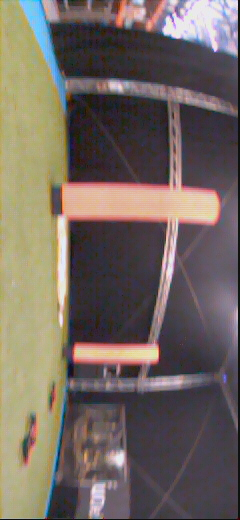
#> input picture TestAreaPythonComputerVision/image_folder4/309486536.jpg, 240 x 520 px; its folder holds only this picture in this run
$ python Stef_Canny.py
#> lines starting #> are read from the running program, lines starting #| are printed output that depends on the picture
import cv2
import numpy as np
import glob
#from sklearn.model_selection import train_test_split
#from sklearn.tree import export_text
from random import randrange
import time
import math

#images = glob.glob( './flying_images/*.jpg', recursive=True)
#images = glob.glob(r'C:\Users\stefh\Documents\low_to_the_ground_images\20250314-121408\*.jpg', recursive=True)
#images = glob.glob(r'\home\armin\Documents\MAV\TestAreaPythonComputerVision\*.jpg', recursive=True)
images = glob.glob(r'/home/armin/Documents/MAV/TestAreaPythonComputerVision/image_folder4/*.jpg', recursive=True)

average_pixels = 20
worst_pixel_range = 100
length_cutoff = 100

for f in images:
    img = cv2.imread(f)
#> img is the input picture: shape (520, 240, 3); mean B, G, R 97, 104.1, 115.1

    #Rotate the image 90 degrees counter clockwise
    img = cv2.rotate(img, cv2.ROTATE_90_COUNTERCLOCKWISE)
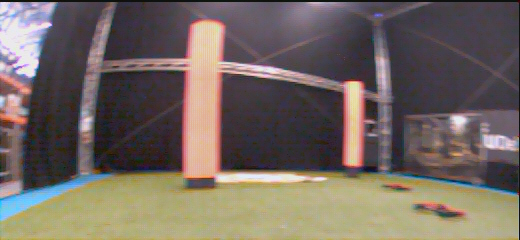
#> img: shape (240, 520, 3); mean B, G, R 97, 104.1, 115.1

    # Create a copy of the image
    img_copy = img.copy()

    #Apply a guassian blur to the image
    img = cv2.GaussianBlur(img, (7, 7), 0)
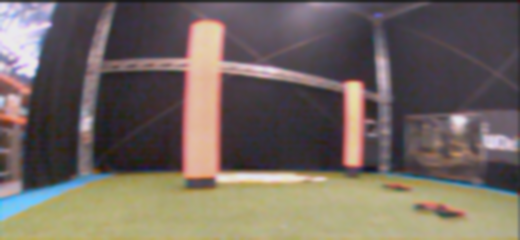
#> img: shape (240, 520, 3); mean B, G, R 97.1, 104.2, 115.2

    # Apply canny edge
    edges = cv2.Canny(img, 50, 130)
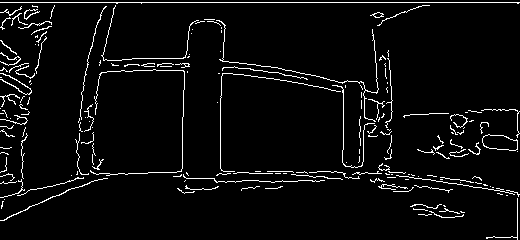
#> edges: shape (240, 520); 4.6% white in thin lines or dots

    # show the edges image
    #cv2.imshow('edges', edges)

    coordinate_list = []

    # Draw the lines from the bottom of the screen untill the first edge
    for i in range(0, edges.shape[1]):
        highestLength = 0

        for j in range(edges.shape[0] - 1, 0, -1):
            length = edges.shape[0] - j

            if(length > highestLength):
                highestLength = length

            #coordinate_list.append((i, j, length))

            # If the pixel is white, draw a line from the bottom of the screen to the pixel
            if(length > length_cutoff):
                 continue

            if (edges[j][i] == 255):
                cv2.line(img_copy, (i, edges.shape[0]), (i, j), (255, 0, 255), 1)
                break

        if(highestLength > length_cutoff):
            continue

        coordinate_list.append((i, highestLength))
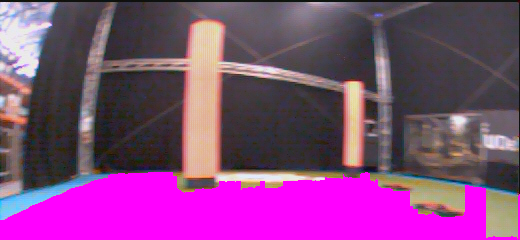
#> img_copy: shape (240, 520, 3); mean B, G, R 123.6, 69.8, 130.6
#> after the loop, coordinate_list = 520 pairs, first value 0 to 519, second value 1 to 68
    #print(coordinate_list)

    X_vec = []
    X_vec_worst = []
    for x_index in range(0, math.ceil(len(coordinate_list)/average_pixels)):
        average = 0
        for i in range(0, average_pixels):
            if(x_index*average_pixels+i < len(coordinate_list)):
                average += coordinate_list[x_index*average_pixels+i][1]
        average = average/average_pixels
        X_vec.append((average, x_index))
#> this loop made 26 passes
#> average on passes 1 to 12: 23.4, 32.9, 41.8, 50.35, 57.55, 64.25, 66.85, 67.6, 64.65, 48.9, 52.05, 58.85
#> after the loop, X_vec = 26 pairs, first value 7.2 to 67.6, second value 0 to 25
        #y_vec.append(1)

    #For the worst case
    for x_index in range(0, math.ceil(len(coordinate_list)/worst_pixel_range)):
        average = 0
        for i in range(0, average_pixels):
            if(x_index*worst_pixel_range+i < len(coordinate_list)):
                average += coordinate_list[x_index*worst_pixel_range+i][1]
        average = average/worst_pixel_range
        X_vec_worst.append((average, x_index))
#> this loop made 6 passes
#> average on passes 1 to 6: 4.68, 12.85, 10.41, 11.93, 8, 1.44
#> after the loop, X_vec_worst = [(4.68, 0), (12.85, 1), (10.41, 2), (11.93, 3), (8, 4), (1.44, 5)]

    #Sort the x vector list based on the average
    X_vec.sort(key=lambda x: x[0])
    X_vec_worst.sort(key=lambda x: x[0])

    print(X_vec)
#> (printed output is left out)

    if(len(X_vec) == 0):
        continue

    best_range = X_vec[len(X_vec) - 1][1]
#> best_range = 7
    worst_range = X_vec_worst[0][1]
#> worst_range = 5

    # Draw rectangles
    cv2.rectangle(img_copy, (best_range * average_pixels, 0), (best_range * average_pixels + average_pixels, img_copy.shape[0]), (0, 255, 0), 2)
    cv2.rectangle(img_copy, (worst_range * average_pixels, 0), (worst_range * average_pixels + average_pixels, img_copy.shape[0]), (0, 0, 255), 2)
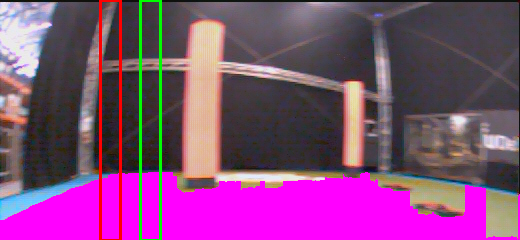
#> img_copy: shape (240, 520, 3); mean B, G, R 120.9, 72, 130.9

    # Display using matplotlib
    import matplotlib.pyplot as plt
    plt.imshow(cv2.cvtColor(img_copy, cv2.COLOR_BGR2RGB))
    plt.title(f"Processed: {f}")
    plt.axis("off")
    plt.show()

# =============================================================================
#     #The best direction is [best_range * average_pixels ... best_range * average_pixels + average_pixels]
#     #Create a rectangle on the image
#     cv2.rectangle(img_copy, (best_range * average_pixels, 0), (best_range * average_pixels + average_pixels, img_copy.shape[0]), (0, 255, 0), 2)
#
#     cv2.rectangle(img_copy, (worst_range * average_pixels, 0), (worst_range * average_pixels + average_pixels, img_copy.shape[0]), (0, 0, 255), 2)
#
#     cv2.imshow('original', img_copy)
#     cv2.waitKey(0)
#     cv2.destroyAllWindows()
# =============================================================================

$ run again, on TestAreaPythonComputerVision/image_folder4/319819791.jpg
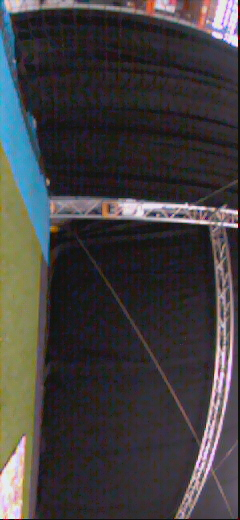
#> input picture TestAreaPythonComputerVision/image_folder4/319819791.jpg, 240 x 520 px
#> img is the input picture: shape (520, 240, 3); mean B, G, R 63.3, 62.3, 65.5
#> `edges = cv2.Canny(img, 50, 130)`:
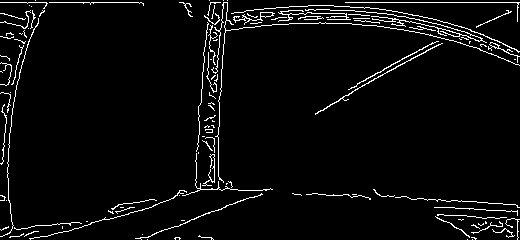
#> edges: shape (240, 520); 4.2% white in thin lines or dots
#> after the loop `for i in range(0, edges.shape[1]):`: coordinate_list = 495 pairs, first value 0 to 519, second value 1 to 52
#> the loop `for x_index in range(0, math.ceil(len(coordinate_list)/average_pixels)):` made 25 passes
#> average on passes 1 to 8: 4.45, 3.75, 5.45, 10.15, 16.45, 21.85, 20.3, 4.55
#> after the loop `for x_index in range(0, math.ceil(len(coordinate_list)/average_pixels)):`: X_vec = 25 pairs, first value 3.75 to 48.5, second value 0 to 24
#> the loop `for x_index in range(0, math.ceil(len(coordinate_list)/worst_pixel_ran..` made 5 passes
#> average on passes 1 to 5: 0.89, 4.37, 2.18, 9.03, 6.12
#> after the loop `for x_index in range(0, math.ceil(len(coordinate_list)/worst_pixel_ran..`: X_vec_worst = [(0.89, 0), (4.37, 1), (2.18, 2), (9.03, 3), (6.12, 4)]
#> (printed output is left out)
#> best_range = 13
#> worst_range = 0
#> `cv2.rectangle(img_copy, (worst_range * average_pixels, 0), (worst_rang..`:
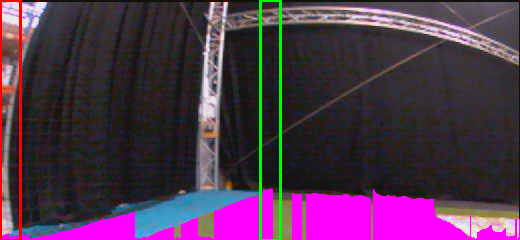
#> img_copy: shape (240, 520, 3); mean B, G, R 75.9, 51.6, 78.4

$ run again, on TestAreaPythonComputerVision/image_folder4/321586451.jpg
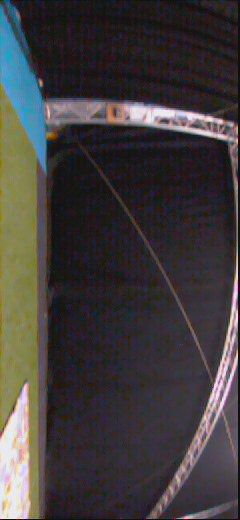
#> input picture TestAreaPythonComputerVision/image_folder4/321586451.jpg, 240 x 520 px
#> img is the input picture: shape (520, 240, 3); mean B, G, R 60.4, 60.9, 64.9
#> `edges = cv2.Canny(img, 50, 130)`:
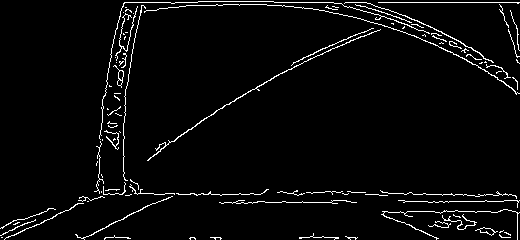
#> edges: shape (240, 520); 3.7% white in thin lines or dots
#> after the loop `for i in range(0, edges.shape[1]):`: coordinate_list = 520 pairs, first value 0 to 519, second value 1 to 100
#> the loop `for x_index in range(0, math.ceil(len(coordinate_list)/average_pixels)):` made 26 passes
#> average on passes 1 to 8: 4.55, 12.6, 21.7, 23.75, 5.15, 4.5, 14.1, 35.1
#> after the loop `for x_index in range(0, math.ceil(len(coordinate_list)/average_pixels)):`: X_vec = 26 pairs, first value 3.05 to 46.45, second value 0 to 25
#> the loop `for x_index in range(0, math.ceil(len(coordinate_list)/worst_pixel_ran..` made 6 passes
#> average on passes 1 to 6: 0.91, 0.9, 4.9, 0.61, 2.92, 2.64
#> after the loop `for x_index in range(0, math.ceil(len(coordinate_list)/worst_pixel_ran..`: X_vec_worst = [(0.91, 0), (0.9, 1), (4.9, 2), (0.61, 3), (2.92, 4), (2.64, 5)]
#> (printed output is left out)
#> best_range = 18
#> worst_range = 3
#> `cv2.rectangle(img_copy, (worst_range * average_pixels, 0), (worst_rang..`:
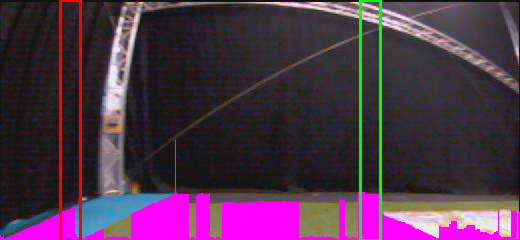
#> img_copy: shape (240, 520, 3); mean B, G, R 71.7, 51.3, 76.8

$ run again, on TestAreaPythonComputerVision/image_folder4/316153147.jpg
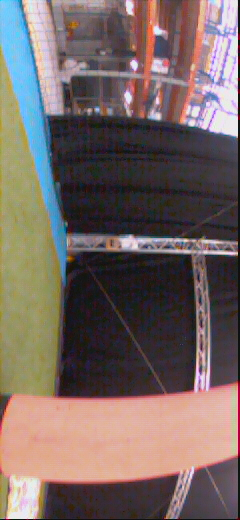
#> input picture TestAreaPythonComputerVision/image_folder4/316153147.jpg, 240 x 520 px
#> img is the input picture: shape (520, 240, 3); mean B, G, R 99.6, 103.3, 118.6
#> `edges = cv2.Canny(img, 50, 130)`:
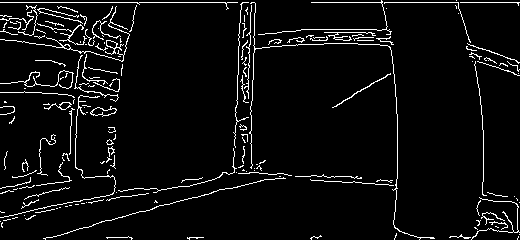
#> edges: shape (240, 520); 5.2% white in thin lines or dots
#> after the loop `for i in range(0, edges.shape[1]):`: coordinate_list = 503 pairs, first value 0 to 519, second value 1 to 66
#> the loop `for x_index in range(0, math.ceil(len(coordinate_list)/average_pixels)):` made 26 passes
#> average on passes 1 to 8: 21.2, 24.85, 7.15, 8.45, 14.35, 7.7, 11.55, 31
#> after the loop `for x_index in range(0, math.ceil(len(coordinate_list)/average_pixels)):`: X_vec = 26 pairs, first value 0.5 to 63.8, second value 0 to 25
#> the loop `for x_index in range(0, math.ceil(len(coordinate_list)/worst_pixel_ran..` made 6 passes
#> average on passes 1 to 6: 4.24, 1.54, 7.76, 5.45, 0.95, 0.1
#> after the loop `for x_index in range(0, math.ceil(len(coordinate_list)/worst_pixel_ran..`: X_vec_worst = [(4.24, 0), (1.54, 1), (7.76, 2), (5.45, 3), (0.95, 4), (0.1, 5)]
#> (printed output is left out)
#> best_range = 14
#> worst_range = 5
#> `cv2.rectangle(img_copy, (worst_range * average_pixels, 0), (worst_rang..`:
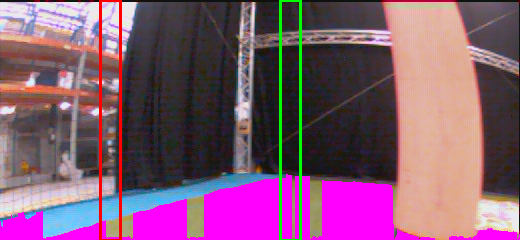
#> img_copy: shape (240, 520, 3); mean B, G, R 113.7, 87.4, 130.8
